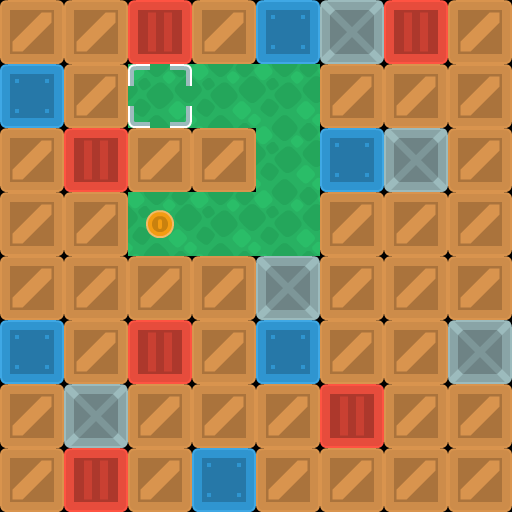

This game map was drawn from its Tiled (.tmx) file and the tilesets committed beside it. A one-line description and the full map source follow:
An orthogonal 8x8 tile map with 64x64 px tiles, 3 tile layers (background, walls, objects).

<map version="1.10" tiledversion="1.11.2" orientation="orthogonal" renderorder="right-down" width="8" height="8" tilewidth="64" tileheight="64" infinite="0" nextlayerid="5" nextobjectid="1">
 <editorsettings>
  <export target="map1.csv" format="csv" />
 </editorsettings>
 <properties>
  <property name="character_bottom" value="[[0, 5], [1, 5], [2, 5]]" />
  <property name="character_left" value="[[3, 7], [4, 7], [5, 7]]" />
  <property name="character_right" value="[[0, 7], [1, 7], [2, 7]]" />
  <property name="character_top" value="[[3, 5], [4, 5], [5, 5]]" />
 </properties>
 <tileset firstgid="1" source="sokoban_tilesheet.tsx" />
 <layer id="4" name="background" width="8" height="8">
  <data encoding="csv">
0,0,0,0,0,0,0,0,
0,0,89,89,89,0,0,0,
0,0,0,0,89,0,0,0,
0,0,89,89,89,0,0,0,
0,0,0,0,0,0,0,0,
0,0,0,0,0,0,0,0,
0,0,0,0,0,0,0,0,
0,0,0,0,0,0,0,0
</data>
 </layer>
 <layer id="1" name="walls" width="8" height="8">
  <data encoding="csv">
2,2,3,2,4,6,3,2,
4,2,0,0,0,2,2,2,
2,3,2,2,0,4,6,2,
2,2,0,0,0,2,2,2,
2,2,2,2,6,2,2,2,
4,2,3,2,4,2,2,6,
2,6,2,2,2,3,2,2,
2,3,2,4,2,2,2,2
</data>
 </layer>
 <layer id="3" name="objects" width="8" height="8">
  <data encoding="csv">
0,0,0,0,0,0,0,0,
0,0,40,0,0,0,0,0,
0,0,0,0,0,0,0,0,
0,0,75,0,0,0,0,0,
0,0,0,0,0,0,0,0,
0,0,0,0,0,0,0,0,
0,0,0,0,0,0,0,0,
0,0,0,0,0,0,0,0
</data>
 </layer>
</map>
